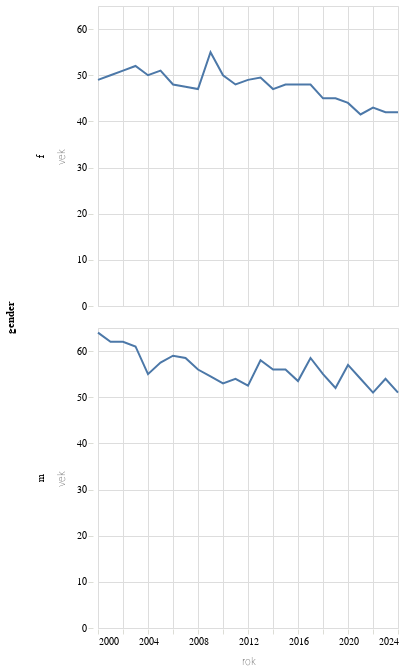

Write notebook code for a chart like this one.
### Code cell
alt.Chart(alt_friendly(cr3.filter(pl.col('gender').is_in(['m','f'])))).mark_line().encode(alt.X("rok"),alt.Y("vek"),alt.Row("gender"))

### Figure 1 — Vega-Lite specification as saved in the notebook (floating-point values rounded to 4 significant figures)
{"config": {"title": {"font": "Noticia Text", "fontSize": 14, "anchor": "start", "lineHeight": 21, "fontWeight": "bolder", "subtitleFont": "Noticia Text", "subtitleFontSize": 12, "subtitleFontWeight": "lighter", "subtitlePadding": 12, "dy": -12}, "axis": {"labelFont": "Asap", "titleFont": "Asap", "fontWeight": "lighter", "titleFontWeight": "lighter", "labelFontSize": 10, "titleFontSize": 10, "labelPadding": 2, "titlePadding": 10, "domainOpacity": 0, "tickColor": "#DCDDD6"}, "legend": {"labelFont": "Asap", "labelFontWeight": "normal", "titleFont": "Asap", "titleFontWeight": "normal", "labelFontSize": 10, "titleFontSize": 10}}, "data": {"name": "data-4177c384e6a4d4d080c860258c71b526"}, "mark": {"type": "line"}, "encoding": {"row": {"field": "gender", "type": "nominal"}, "x": {"field": "rok", "type": "temporal"}, "y": {"field": "vek", "type": "quantitative"}}, "$schema": "https://vega.github.io/schema/vega-lite/v5.8.0.json", "datasets": {"data-4177c384e6a4d4d080c860258c71b526": [{"gender": "f", "rok": "2022-01-01T00:00:00", "vek": 43.0}, {"gender": "m", "rok": "2001-01-01T00:00:00", "vek": 62.0}, {"gender": "m", "rok": "2004-01-01T00:00:00", "vek": 55.0}, {"gender": "m", "rok": "2007-01-01T00:00:00", "vek": 58.5}, {"gender": "m", "rok": "2020-01-01T00:00:00", "vek": 57.0}, {"gender": "f", "rok": "2014-01-01T00:00:00", "vek": 47.0}, {"gender": "f", "rok": "2002-01-01T00:00:00", "vek": 51.0}, {"gender": "f", "rok": "2010-01-01T00:00:00", "vek": 50.0}, {"gender": "f", "rok": "2005-01-01T00:00:00", "vek": 51.0}, {"gender": "f", "rok": "2011-01-01T00:00:00", "vek": 48.0}, {"gender": "f", "rok": "2024-01-01T00:00:00", "vek": 42.0}, {"gender": "f", "rok": "2017-01-01T00:00:00", "vek": 48.0}, {"gender": "m", "rok": "2016-01-01T00:00:00", "vek": 53.5}, {"gender": "m", "rok": "2017-01-01T00:00:00", "vek": 58.5}, {"gender": "f", "rok": "2020-01-01T00:00:00", "vek": 44.0}, {"gender": "m", "rok": "2002-01-01T00:00:00", "vek": 62.0}, {"gender": "m", "rok": "2003-01-01T00:00:00", "vek": 61.0}, {"gender": "m", "rok": "2015-01-01T00:00:00", "vek": 56.0}, {"gender": "m", "rok": "2014-01-01T00:00:00", "vek": 56.0}, {"gender": "m", "rok": "2006-01-01T00:00:00", "vek": 59.0}, {"gender": "m", "rok": "2021-01-01T00:00:00", "vek": 54.0}, {"gender": "m", "rok": "2008-01-01T00:00:00", "vek": 56.0}, {"gender": "f", "rok": "2013-01-01T00:00:00", "vek": 49.5}, {"gender": "f", "rok": "2023-01-01T00:00:00", "vek": 42.0}, {"gender": "m", "rok": "2023-01-01T00:00:00", "vek": 54.0}, {"gender": "f", "rok": "2000-01-01T00:00:00", "vek": 49.0}, {"gender": "f", "rok": "2021-01-01T00:00:00", "vek": 41.5}, {"gender": "f", "rok": "2012-01-01T00:00:00", "vek": 49.0}, {"gender": "m", "rok": "2010-01-01T00:00:00", "vek": 53.0}, {"gender": "m", "rok": "2024-01-01T00:00:00", "vek": 51.0}, {"gender": "m", "rok": "2011-01-01T00:00:00", "vek": 54.0}, {"gender": "f", "rok": "2004-01-01T00:00:00", "vek": 50.0}, {"gender": "m", "rok": "2005-01-01T00:00:00", "vek": 57.5}, {"gender": "f", "rok": "2001-01-01T00:00:00", "vek": 50.0}, {"gender": "f", "rok": "2018-01-01T00:00:00", "vek": 45.0}, {"gender": "m", "rok": "2000-01-01T00:00:00", "vek": 64.0}, {"gender": "f", "rok": "2015-01-01T00:00:00", "vek": 48.0}, {"gender": "f", "rok": "2003-01-01T00:00:00", "vek": 52.0}, {"gender": "m", "rok": "2012-01-01T00:00:00", "vek": 52.5}, {"gender": "m", "rok": "2019-01-01T00:00:00", "vek": 52.0}, {"gender": "f", "rok": "2009-01-01T00:00:00", "vek": 55.0}, {"gender": "f", "rok": "2019-01-01T00:00:00", "vek": 45.0}, {"gender": "f", "rok": "2008-01-01T00:00:00", "vek": 47.0}, {"gender": "f", "rok": "2006-01-01T00:00:00", "vek": 48.0}, {"gender": "m", "rok": "2009-01-01T00:00:00", "vek": 54.5}, {"gender": "m", "rok": "2013-01-01T00:00:00", "vek": 58.0}, {"gender": "m", "rok": "2022-01-01T00:00:00", "vek": 51.0}, {"gender": "f", "rok": "2007-01-01T00:00:00", "vek": 47.5}, {"gender": "m", "rok": "2018-01-01T00:00:00", "vek": 55.0}, {"gender": "f", "rok": "2016-01-01T00:00:00", "vek": 48.0}]}}
